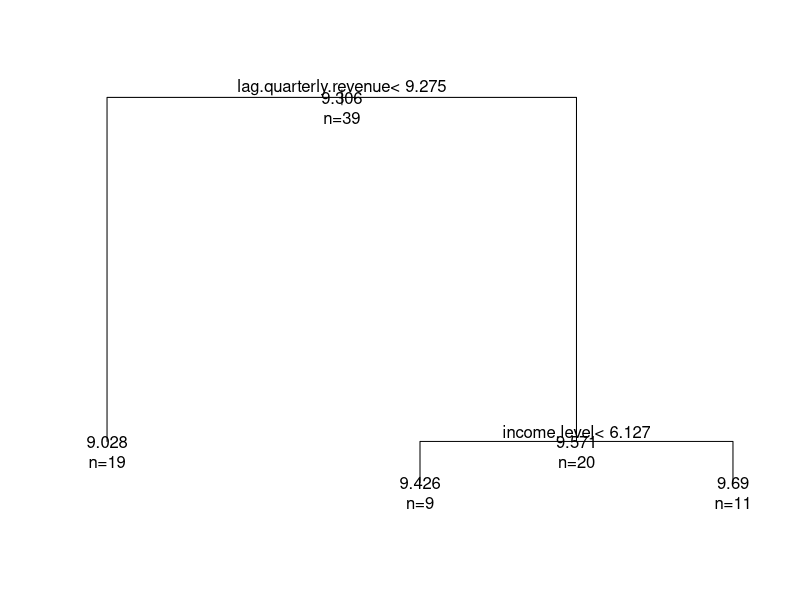

Source code (R):
# Text Rpart
library(rpart)
freen.tr <- rpart(y ~ ., freeny)
par(xpd = TRUE)
plot(freen.tr)
text(freen.tr, use.n = TRUE, all = TRUE)
labels(freen.tr, digits = 4, minlength = 1L, pretty, collapse = TRUE)
